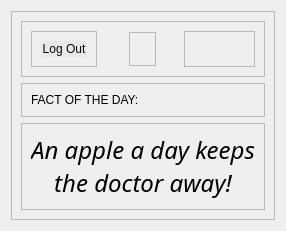
            <widget class="QWidget" name="home">
             <layout class="QGridLayout" name="gridLayout_2">
              <item row="0" column="0">
               <widget class="QFrame" name="frame_7">
                <property name="frameShape">
                 <enum>QFrame::StyledPanel</enum>
                </property>
                <property name="frameShadow">
                 <enum>QFrame::Raised</enum>
                </property>
                <layout class="QVBoxLayout" name="verticalLayout">
                 <item>
                  <widget class="QFrame" name="frame_8">
                   <property name="frameShape">
                    <enum>QFrame::StyledPanel</enum>
                   </property>
                   <property name="frameShadow">
                    <enum>QFrame::Raised</enum>
                   </property>
                   <layout class="QHBoxLayout" name="horizontalLayout_6">
                    <item alignment="Qt::AlignLeft|Qt::AlignTop">
                     <widget class="QFrame" name="frame_10">
                      <property name="frameShape">
                       <enum>QFrame::StyledPanel</enum>
                      </property>
                      <property name="frameShadow">
                       <enum>QFrame::Raised</enum>
                      </property>
                      <layout class="QVBoxLayout" name="verticalLayout_29">
                       <item>
                        <widget class="QPushButton" name="blogout_2">
                         <property name="styleSheet">
                          <string notr="true">QPushButton#blogout_2{
font: 500 12pt &quot;Poppins&quot;;
padding-left: 0.5em;
padding-right: 0.5em;
padding-top: 0.1em;
padding-bottom: 0.1em;
 color: #090909;
 border-radius: 0.5em;
 background: #e8e8e8;
 border: 1px solid #e8e8e8;
}


QPushButton#blogout_2:hover {
border: 1px solid white;
}</string>
                         </property>
                         <property name="text">
                          <string>Log Out</string>
                         </property>
                        </widget>
                       </item>
                      </layout>
                     </widget>
                    </item>
                    <item alignment="Qt::AlignHCenter|Qt::AlignVCenter">
                     <widget class="QFrame" name="frame_11">
                      <property name="frameShape">
                       <enum>QFrame::StyledPanel</enum>
                      </property>
                      <property name="frameShadow">
                       <enum>QFrame::Raised</enum>
                      </property>
                      <layout class="QHBoxLayout" name="horizontalLayout_7">
                       <item>
                        <widget class="QLabel" name="label">
                         <property name="text">
                          <string/>
                         </property>
                         <property name="pixmap">
                          <pixmap>../images/PoCoH.png</pixmap>
                         </property>
                         <property name="scaledContents">
                          <bool>false</bool>
                         </property>
                        </widget>
                       </item>
                      </layout>
                     </widget>
                    </item>
                    <item>
                     <widget class="QFrame" name="frame_12">
                      <property name="frameShape">
                       <enum>QFrame::StyledPanel</enum>
                      </property>
                      <property name="frameShadow">
                       <enum>QFrame::Raised</enum>
                      </property>
                     </widget>
                    </item>
                   </layout>
                  </widget>
                 </item>
                 <item>
                  <widget class="QFrame" name="frame_15">
                   <property name="frameShape">
                    <enum>QFrame::StyledPanel</enum>
                   </property>
                   <property name="frameShadow">
                    <enum>QFrame::Raised</enum>
                   </property>
                   <layout class="QVBoxLayout" name="verticalLayout_7">
                    <item>
                     <widget class="QLabel" name="label_17">
                      <property name="styleSheet">
                       <string notr="true">font: 600 19pt &quot;Poppins&quot;;</string>
                      </property>
                      <property name="text">
                       <string>FACT OF THE DAY:</string>
                      </property>
                     </widget>
                    </item>
                   </layout>
                  </widget>
                 </item>
                 <item>
                  <widget class="QFrame" name="frame_9">
                   <property name="frameShape">
                    <enum>QFrame::StyledPanel</enum>
                   </property>
                   <property name="frameShadow">
                    <enum>QFrame::Raised</enum>
                   </property>
                   <layout class="QVBoxLayout" name="verticalLayout_3">
                    <item>
                     <widget class="QLabel" name="label_2">
                      <property name="font">
                       <font>
                        <family>Poppins</family>
                        <pointsize>18</pointsize>
                        <italic>true</italic>
                       </font>
                      </property>
                      <property name="autoFillBackground">
                       <bool>false</bool>
                      </property>
                      <property name="text">
                       <string>An apple a day keeps the doctor away!</string>
                      </property>
                      <property name="alignment">
                       <set>Qt::AlignCenter</set>
                      </property>
                      <property name="wordWrap">
                       <bool>true</bool>
                      </property>
                     </widget>
                    </item>
                   </layout>
                  </widget>
                 </item>
                </layout>
               </widget>
              </item>
             </layout>
            </widget>
